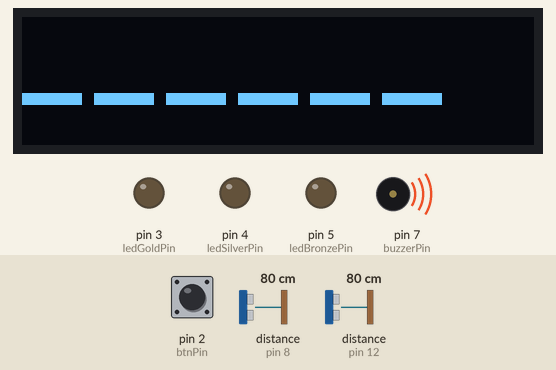
A sketch run on a simulated Arduino Uno, built with avr-gcc and run on an emulated ATmega328P. Shown: 128×32 one-colour display, output pins drawn as LEDs (lit = HIGH), buzzer (waves = sounding, pin HIGH). The inputs (shaded band) are chosen by the test bench; at power-on: pin 2 (btnPin) LOW, distance to the obstacle (sensors on pin 8, pin 12) 80 cm. The echo pulse lasts 58.3 µs per cm; WiFi joins after 1.5 s; servers stay silent unless stated; pins used as bus, display or sensor lines are not drawn; what the sketch prints to the serial monitor is not drawn.

Above: at 3.9 s.
4.0 s: pin 2 (btnPin) pulled HIGH for 0.15 s
At 5.3 s:
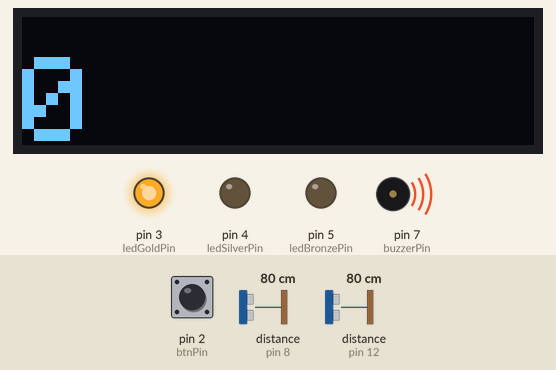
5.6 s: distance to the obstacle (sensor on pin 8) set to 7 cm
7.1 s: distance to the obstacle (sensor on pin 8) set to 4 cm
At 7.9 s:
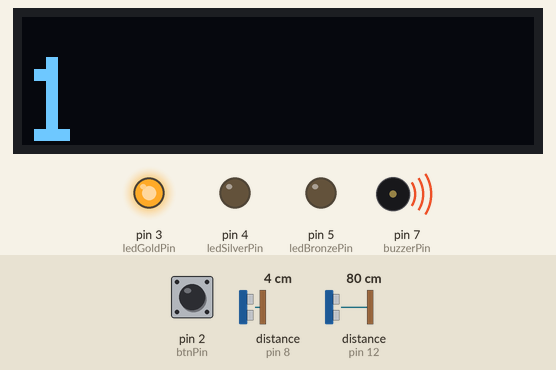
9.7 s: distance to the obstacle (sensor on pin 12) set to 7 cm
11.9 s: distance to the obstacle (sensor on pin 12) set to 4 cm
Timing chart, 0 to 14.9 s (numbered marks = the images above; inputs shaded):
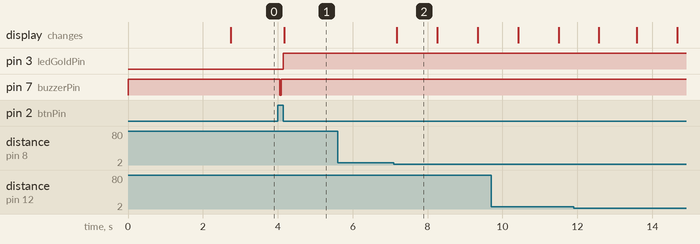

Measured:
- after the input at 4.0 s, pin 3 (ledGoldPin): LOW → HIGH after 0.15 s; pin 7 (buzzerPin): HIGH → LOW after 0.05 s, → HIGH 0.05 s later; the display: changes after 0.17 s (image 1)
- after the input at 5.6 s, every drawn part: stays the same
- after the input at 7.1 s, the display: changes after 0.07 s (image 2)
- what the display in image 2 shows lasts 1.1 s, from 7.2 s to 8.3 s

The sketch:

sketch_oct06b.ino
```cpp
#include <SPI.h>
#include <Ethernet.h>
#include <Wire.h>
#include <Adafruit_GFX.h>
#include <Adafruit_SSD1306.h>
#define SCREEN_WIDTH 128 // OLED display width, in pixels
#define SCREEN_HEIGHT 32 // OLED display height, in pixels

#pragma region pinDefinition
#define trigPin 13
#define echoPin 12
#define trigPin2 11
#define echoPin2 10
#define trigPin3 9
#define echoPin3 8
#define btnPin 2
#define ledGoldPin 3
#define ledSilverPin 4
#define ledBronzePin 5
#define buzzerPin 7
#pragma endregion pinDefinition

// Declaration for an SSD1306 display connected to I2C (SDA, SCL pins)
#define OLED_RESET -1 // Reset pin # (or -1 if sharing Arduino reset pin)
Adafruit_SSD1306 display(SCREEN_WIDTH, SCREEN_HEIGHT, &Wire, OLED_RESET);

#pragma region internetDefinition
// Enter a MAC address for your controller below.
// Newer Ethernet shields have a MAC address printed on a sticker on the shield
byte mac[] = {0xDE, 0xAD, 0xBE, 0xEF, 0xFE, 0xED};

// if you don't want to use DNS (and reduce your sketch size)
// use the numeric IP instead of the name for the server:
//IPAddress server(74, 125, 232, 128); // numeric IP for Google (no DNS)
char testServer[] = "www.google.com";    // name address for Google (using DNS)

// Set the static IP address to use if the DHCP fails to assign
IPAddress ip(192, 168, 0, 177);
IPAddress myDns(192, 168, 0, 1);

// Initialize the Ethernet client library
// with the IP address and port of the server
// that you want to connect to (port 80 is default for HTTP):
EthernetClient client;

// Variables to measure the internet speed
unsigned long beginMicros, endMicros;
unsigned long byteCount = 0;
bool printWebData = true; // set to false for better speed measurement

#pragma endregion internetDefinition

#pragma region internalVariables
// extern volatile unsigned long timer0_millis;
int points;
int buttonState;
bool started;
unsigned long previousMillis = 0; // last time update
long intervalGold = 60000;        //60000;
long intervalSilver = 80000;      // 80000;
long intervalBronze = 100000;      // 100000;
int currentRank = 0;              // 0 = Gold, 1 = Silver, 2 = Bronze
#pragma endregion internalVariables

void setup()
{
//nastaveni serial connection
#pragma region serialSetup
  Serial.begin(9600);
  while (!Serial)
  {
    ; // wait for serial port to connect. Needed for native USB port only
  }
#pragma endregion serialSetup

//nastaveni pinu
#pragma region pinSettings
  pinMode(btnPin, INPUT);
  pinMode(trigPin, OUTPUT);
  pinMode(echoPin, INPUT);
  pinMode(trigPin2, OUTPUT);
  pinMode(echoPin2, INPUT);
  pinMode(trigPin3, OUTPUT);
  pinMode(echoPin3, INPUT);
  pinMode(ledGoldPin, OUTPUT);
  pinMode(ledSilverPin, OUTPUT);
  pinMode(ledBronzePin, OUTPUT);
  pinMode(buzzerPin, OUTPUT);
  digitalWrite(buzzerPin, HIGH);
#pragma endregion pinSettings

//nastaveni internetu
#pragma region internetCheck
  // start the Ethernet connection:
  Serial.println("Initialize Ethernet with DHCP:");
  if (Ethernet.begin(mac) == 0)
  {
    Serial.println("Failed to configure Ethernet using DHCP");
    // Check for Ethernet hardware present
    if (Ethernet.hardwareStatus() == EthernetNoHardware)
    {
      Serial.println("Ethernet shield was not found.  Sorry, can't run without hardware. :(");
      while (true)
      {
        delay(1); // do nothing, no point running without Ethernet hardware
      }
    }
    if (Ethernet.linkStatus() == LinkOFF)
    {
      Serial.println("Ethernet cable is not connected.");
    }
    // try to congifure using IP address instead of DHCP:
    Ethernet.begin(mac, ip, myDns);
  }
  else
  {
    Serial.print("  DHCP assigned IP ");
    Serial.println(Ethernet.localIP());
  }
  // give the Ethernet shield a second to initialize:
  delay(1000);
  Serial.print("connecting to ");
  Serial.print(testServer);
  Serial.println("...");

  // if you get a connection, report back via serial:
  if (client.connect(testServer, 80))
  {
    Serial.print("connected to ");
    Serial.println(client.remoteIP());
    // Make a HTTP request:
    client.println("GET /search?q=arduino HTTP/1.1");
    client.println("Host: www.google.com");
    client.println("Connection: close");
    client.println();
  }
  else
  {
    // if you didn't get a connection to the server:
    Serial.println("connection failed");
  }
  beginMicros = micros();

#pragma endregion internetCheck

//TODO: tady je potreba nacist informace pro jak dlouho je ktery interval z api
#pragma region serverComm

#pragma endregion serverComm

//uvodni nastaveni displeje
#pragma region displaySetup
  // SSD1306_SWITCHCAPVCC = generate display voltage from 3.3V internally
  if (!display.begin(SSD1306_SWITCHCAPVCC, 0x3C))
  {
    Serial.println(F("SSD1306 allocation failed"));
    for (;;)
      ; // Don't proceed, loop forever
  }
  displayText("------");
#pragma endregion displaySetup
}

void loop()
{

#pragma region rankTimingSetup
  unsigned long currentMillis = millis();
  if (started == false)
  {
    previousMillis = currentMillis;
  }

  long interval = currentMillis - previousMillis;
  // Serial.print(String(currentRank));
  // Serial.print(" ");
  // Serial.println(String(interval));

  if (currentRank == 0)
  {
    if (interval > intervalGold)
    {
      currentRank = 1;
      beep(200);
      digitalWrite(ledGoldPin, LOW);
      digitalWrite(ledSilverPin, HIGH);
    }
  }

  if (currentRank == 1)
  {
    if (interval > intervalSilver)
    {
      currentRank = 2;
      beep(200);
      digitalWrite(ledSilverPin, LOW);
      digitalWrite(ledBronzePin, HIGH);
    }
  }

  if (currentRank == 2)
  {
    if (interval > intervalBronze)
    {
      currentRank = 2;
      digitalWrite(ledBronzePin, LOW);
      beep(200);
      beep(200);
      beep(200);
      displayText(String("LOSS"));
      started = false;
    }
  }
#pragma endregion rankTimingSetup

#pragma region start
  buttonState = digitalRead(btnPin);
  if (buttonState == HIGH && started == false)
  {
    // startGame:
    beep(50);
    Serial.println("Started");
    started = true;
    digitalWrite(ledGoldPin, HIGH);
    points = 0;
    previousMillis = currentMillis;
    currentRank = 0;
  }
#pragma endregion start

#pragma region score
  if (started == true)
  {
    long duration, distance;
    //prvni senzor
    digitalWrite(trigPin, LOW); // Added this line
    delayMicroseconds(2);       // Added this line
    digitalWrite(trigPin, HIGH);
    delayMicroseconds(10); // Added this line
    digitalWrite(trigPin, LOW);
    duration = pulseIn(echoPin, HIGH);
    distance = (duration / 2) / 29.1;
    if (distance < 5)
    { // This is where the LED On/Off happens
      Serial.print("Scored  ");
      Serial.println(distance);
      points++;
      displayText(String(points));
      delay(1000);
    }

    //druhy senzor
    // digitalWrite(trigPin2, LOW); // Added this line
    // delayMicroseconds(2);        // Added this line
    // digitalWrite(trigPin2, HIGH);
    // delayMicroseconds(10); // Added this line
    // digitalWrite(trigPin2, LOW);
    // duration = pulseIn(echoPin2, HIGH);
    // distance = (duration / 2) / 29.1;
    // if (distance < 5)
    // { // This is where the LED On/Off happens
    //   Serial.print("Scored 2  ");
    //   Serial.println(distance);
    //   points++;
    //   displayText(String(points));
    //   delay(1000);
    // }

    //treti senzor
    digitalWrite(trigPin3, LOW); // Added this line
    delayMicroseconds(2);        // Added this line
    digitalWrite(trigPin3, HIGH);
    delayMicroseconds(10); // Added this line
    digitalWrite(trigPin3, LOW);
    duration = pulseIn(echoPin3, HIGH);
    distance = (duration / 2) / 29.1;
    if (distance < 5)
    { // This is where the LED On/Off happens
      Serial.print("Scored 3   ");
      Serial.println(distance);
      points++;
      displayText(String(points));
      delay(1000);
    }
    displayText(String(points));
  }
#pragma endregion score

  delay(50);
}

#pragma region utilityFunctions
//buzzer sound
void beep(unsigned char delayms)
{
  digitalWrite(buzzerPin, LOW);
  delay(delayms);
  digitalWrite(buzzerPin, HIGH);
  delay(delayms);
}

//display text
void displayText(String text)
{
  display.clearDisplay();
  display.setTextSize(3);
  display.setTextColor(WHITE);
  display.setCursor(0, 10);
  display.println(text);
  display.display();
}
#pragma endregion utilityFunctions
```
